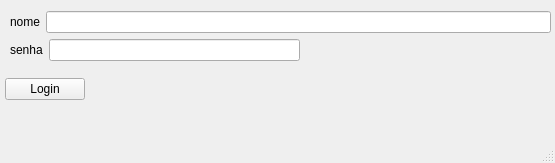
<?xml version="1.0" encoding="UTF-8"?>
<ui version="4.0">
 <class>MainWindow</class>
 <widget class="QMainWindow" name="MainWindow">
  <property name="geometry">
   <rect>
    <x>0</x>
    <y>0</y>
    <width>555</width>
    <height>163</height>
   </rect>
  </property>
  <property name="windowTitle">
   <string>MainWindow</string>
  </property>
  <widget class="QWidget" name="centralwidget">
   <widget class="QWidget" name="">
    <property name="geometry">
     <rect>
      <x>0</x>
      <y>0</y>
      <width>551</width>
      <height>111</height>
     </rect>
    </property>
    <layout class="QVBoxLayout" name="verticalLayout_3">
     <item>
      <layout class="QVBoxLayout" name="verticalLayout_2">
       <item>
        <layout class="QVBoxLayout" name="verticalLayout">
         <item>
          <layout class="QHBoxLayout" name="horizontalLayout">
           <item>
            <spacer name="horizontalSpacer_3">
             <property name="orientation">
              <enum>Qt::Horizontal</enum>
             </property>
             <property name="sizeType">
              <enum>QSizePolicy::Fixed</enum>
             </property>
             <property name="sizeHint" stdset="0">
              <size>
               <width>10</width>
               <height>20</height>
              </size>
             </property>
            </spacer>
           </item>
           <item>
            <widget class="QLabel" name="label">
             <property name="text">
              <string>nome</string>
             </property>
            </widget>
           </item>
           <item>
            <widget class="QLineEdit" name="text_nome"/>
           </item>
          </layout>
         </item>
         <item>
          <layout class="QHBoxLayout" name="horizontalLayout_2">
           <item>
            <spacer name="horizontalSpacer_4">
             <property name="orientation">
              <enum>Qt::Horizontal</enum>
             </property>
             <property name="sizeType">
              <enum>QSizePolicy::Fixed</enum>
             </property>
             <property name="sizeHint" stdset="0">
              <size>
               <width>10</width>
               <height>20</height>
              </size>
             </property>
            </spacer>
           </item>
           <item>
            <widget class="QLabel" name="label_2">
             <property name="text">
              <string>senha</string>
             </property>
            </widget>
           </item>
           <item>
            <widget class="QLineEdit" name="text_senha"/>
           </item>
           <item>
            <spacer name="horizontalSpacer">
             <property name="orientation">
              <enum>Qt::Horizontal</enum>
             </property>
             <property name="sizeHint" stdset="0">
              <size>
               <width>168</width>
               <height>20</height>
              </size>
             </property>
            </spacer>
           </item>
          </layout>
         </item>
        </layout>
       </item>
      </layout>
     </item>
     <item>
      <layout class="QHBoxLayout" name="horizontalLayout_3">
       <item>
        <spacer name="horizontalSpacer_5">
         <property name="orientation">
          <enum>Qt::Horizontal</enum>
         </property>
         <property name="sizeType">
          <enum>QSizePolicy::Fixed</enum>
         </property>
         <property name="sizeHint" stdset="0">
          <size>
           <width>5</width>
           <height>20</height>
          </size>
         </property>
        </spacer>
       </item>
       <item>
        <widget class="QPushButton" name="pushButton">
         <property name="text">
          <string>Login</string>
         </property>
        </widget>
       </item>
       <item>
        <spacer name="horizontalSpacer_2">
         <property name="orientation">
          <enum>Qt::Horizontal</enum>
         </property>
         <property name="sizeHint" stdset="0">
          <size>
           <width>40</width>
           <height>20</height>
          </size>
         </property>
        </spacer>
       </item>
      </layout>
     </item>
    </layout>
   </widget>
  </widget>
  <widget class="QMenuBar" name="menubar">
   <property name="geometry">
    <rect>
     <x>0</x>
     <y>0</y>
     <width>555</width>
     <height>22</height>
    </rect>
   </property>
  </widget>
  <widget class="QStatusBar" name="statusbar"/>
 </widget>
 <resources/>
 <connections/>
</ui>
